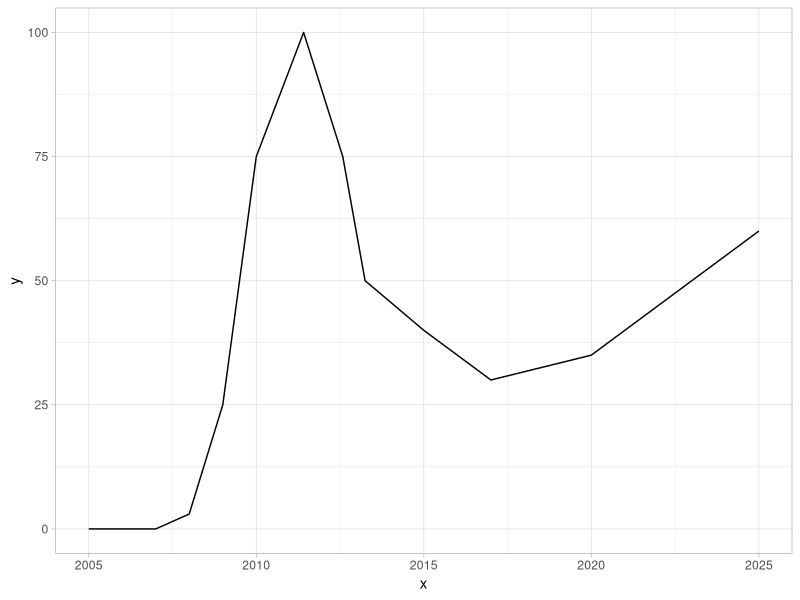

This figure's R source: (Note: this script raises an error after producing the figure.)
#hello world 
pkg <- c("gtrendsR", "reshape2", "ggplot2", "dplyr", "leaflet", "timetk", "forecast")

# check to see if packages are installed. Install them if they are not, then load them into the R session.
install_all_pkg <- function(pkg){
  new.pkg <- pkg[!(pkg %in% installed.packages()[, "Package"])]
  if (length(new.pkg)) 
    install.packages(new.pkg, dependencies = TRUE)
  sapply(pkg, require, character.only = TRUE)
}

install_all_pkg(pkg)


#hype cycle plot 
y <- c(0,0.5,3,25,75,100,75,50,40,30,35,60)
x <- c("2005-01-01","2007-01-01","2008-01-01","2009-01-01","2010-01-01","2011-06-01","2012-08-01","2013-04-01","2015-01-01","2017-01-01","2020-01-01","2025-01-01")

hype_cycle_data <- data_frame(x,y)
hype_cycle_data$x <- as.Date(x)
hype_cycle_data$y <- as.integer(y)

ggplot(hype_cycle_data, aes(x, y)) + 
  geom_line() + 
  theme_light()


set.seed(100)
#http://airccse.org/journal/ijmit/papers/7215ijmit01.pdf
#https://www.r-bloggers.com/analyzing-google-trends-data-in-r-2/
#https://www.r-bloggers.com/demo-week-time-series-machine-learning-with-timetk/ 

#cloud trend data
full_data_cloud <- gtrends("cloud computing", gprop = "web", time = "all", hl = "en-US")

#get interest over time data
google.trends_cloud <- full_data_cloud[[1]]
google.trends_cloud <- dcast(google.trends_cloud, date ~ keyword + geo, value.var = "hits")
colnames(google.trends_cloud) <- c("date", "cloud_computing_word")

sum(is.na(google.trends_cloud$cloud_computing_word))

#preprocessing (as cloud_computing_word is Characters)
google.trends_cloud$cloud_computing_word <- sapply(google.trends_cloud$cloud_computing_word, function(x) if(x == "<1"){x = "0"} else {x = x})
google.trends_cloud$cloud_computing_word <- as.integer(google.trends_cloud$cloud_computing_word)
#data viz Cloud dataset
ggplot(google.trends_cloud, aes(date, cloud_computing_word)) + 
  geom_line(color="red") + 
  scale_x_date(date_breaks = "1 year", date_labels = "%Y") + 
  theme_light()


#ML time series using timetk package

# test data 
google.trends_cloud_test <- google.trends_cloud[google.trends_cloud$date <= "2017-03-01",]

# We can quickly get a feel for the time series using tk_index() 
# to extract the index and tk_get_timeseries_summary() to retrieve summary information of the index
google.trends_cloud_test %>%
  tk_index() %>%
  tk_get_timeseries_summary() %>%
  glimpse()

# Augment (adds data frame columns)
# The tk_augment_timeseries_signature() function expands out the timestamp information column-wise 
# into a machine learning feature set, adding columns of time series information to the original data frame.
google.trends_cloud_tbl_test_aug <- tk_augment_timeseries_signature(google.trends_cloud_test)

# linear regression model used, but can use any model
fit_lm <- lm(cloud_computing_word ~ ., na.action = NULL, data = select(google.trends_cloud_tbl_test_aug, -c(date, diff)))
#fit_lm <- nls(cloud_computing_word ~ (year*a - month*b) -1, start=c(a=2004,b=1), na.action = NULL, data = select(google.trends_cloud_tbl_test_aug, -c(date, diff)))
#j <- ts(google.trends_cloud_test)
#fit_lm <- tslm(cloud_computing_word ~ trend, data = j)
coef(fit_lm)
# get correlation
paste0("Correlation: ",round(cor(google.trends_cloud_tbl_test_aug$cloud_computing_word,predict(fit_lm))*100,2),"%")

plot(fit_lm, las = 1)

# Retrieves the timestamp information
google.trends_cloud_test_idx <- tk_index(google.trends_cloud_test)

# Make a future index from the existing index with tk_make_future_timeseries. 
# The function internally checks the periodicity and returns the correct sequence
future_idx  <- tk_make_future_timeseries(google.trends_cloud_test_idx, n_future = 12)

future_idx2 <- tk_make_future_timeseries(google.trends_cloud_test_idx, n_future = 90)

# From the future index, use tk_get_timeseries_signature() to turn index into time signature data frame.
new_data_tbl  <- tk_get_timeseries_signature(future_idx)

new_data_tbl2 <- tk_get_timeseries_signature(future_idx2)

# Make predictions (actual)
pred <- predict(fit_lm, newdata = select(new_data_tbl, -c(index, diff)))

predictions_tbl_train <- tibble(
  date  = future_idx,
  value = pred/2
)
predictions_tbl_train

# Make predictions on 90 months 
pred2 <- predict(fit_lm, newdata = select(new_data_tbl2, -c(index, diff)))

predictions_tbl2_train <- tibble(
  date  = future_idx2,
  value = pred2/2
)
predictions_tbl2_train

actuals_tbl <- google.trends_cloud[google.trends_cloud$date > "2017-03-01" & google.trends_cloud$date <= "2018-03-01",]

# Plot Forecast
google.trends_cloud_test %>%
  ggplot(aes(x = date, y = cloud_computing_word)) +
  # Training data
  geom_point(aes(colour = "Past WEB trend")) +
  geom_point(color = "red") +
  # Predictions2
  geom_point(data = predictions_tbl2_train, aes(y = value, colour = "Trend prediction T+90 months")) +
  geom_point(data = predictions_tbl2_train, aes(y = value), color = "green") +
  # Predictions actual 
  geom_point(data = predictions_tbl_train, aes(y = value, colour = "Trend prediction T-oneYear")) +
  geom_point(data = predictions_tbl_train, aes(y = value), color = "blue") +
  # Real actuals
  geom_point(data = actuals_tbl, aes(colour = "Real trend T-oneYear")) +
  geom_point(data = actuals_tbl, color = "orange") +
  # Hype cycle modelling
  geom_line(data= hype_cycle_data, aes(x, y), color="black") +
  # Aesthetics
  #scale_x_date(date_breaks = "1 year", date_labels = "%Y") + 
  theme_light() +
  scale_colour_manual("", breaks = c("Past WEB trend",
                                     "Real trend T-oneYear",
                                     "Trend prediction T-oneYear",
                                     "Trend prediction T+90 months"), 
                          values = c("red",
                                     "orange",
                                     "blue",
                                     "green")
                      ) +
  labs(title = "Cloud computing WEB trend Forecast: Time Series Machine Learning",
       subtitle = "Using basic multivariate linear regression")


error_tbl <- left_join(actuals_tbl, predictions_tbl_train) %>%
  rename(actual = cloud_computing_word, pred = value) %>%
  mutate(
    error = actual - pred,
    error_pct = error / actual
  ) 

# Calculating test error metrics
test_residuals <- error_tbl$error
test_error_pct <- error_tbl$error_pct * 100 # Percentage error

# https://people.duke.edu/~rnau/compare.htm
me   <- mean(test_residuals, na.rm=TRUE)
# Mean squared error regression loss
rmse <- mean(test_residuals^2, na.rm=TRUE)^0.5
# Mean absolute error
mae  <- mean(abs(test_residuals), na.rm=TRUE)
# Mean absolute percentage error
mape <- mean(abs(test_error_pct), na.rm=TRUE)
# mean error
mpe  <- mean(test_error_pct, na.rm=TRUE)

tibble(me, rmse, mae, mape, mpe) %>% glimpse()



# Coerce
google.trends_cloud_xts <- tk_xts(google.trends_cloud_test) 
head(google.trends_cloud_xts)

tk_tbl(google.trends_cloud_xts, rename_index = "date")

# Coerce to ts
google.trends_cloud_ts <- tk_ts(google.trends_cloud_test, start = 2004, freq = 12)

tk_tbl(google.trends_cloud_ts, rename_index = "date")

# Check for timetk index. 
has_timetk_idx(google.trends_cloud_ts)

# If timetk_idx is present, can get original dates back 
tk_tbl(google.trends_cloud_ts, timetk_idx = TRUE, rename_index = "date")


# -----------------


#AI trend data
full_data_AI <- gtrends("artificial intelligence", gprop = "web", time = "all", hl = "en-US")

#get interest over time data
google.trends_AI <- full_data_AI[[1]]
google.trends_AI <- dcast(google.trends_AI, date ~ keyword + geo, value.var = "hits")
colnames(google.trends_AI) <- c("date", "ai_word")

#data viz Ai dataset
ggplot(google.trends_AI, aes(date, ai_word)) + geom_line(color="tomato") + theme_light() 


#data viz AI & Cloud correlated
ggplot(NULL) + 
  geom_line(data = google.trends_cloud, aes(date, cloud_computing_word, colour="cloud_computing")) +
  geom_line(data = google.trends_AI, aes(date, ai_word, colour="artificial_intelligence")) +
  scale_colour_manual("", breaks = c("cloud_computing", "artificial_intelligence"), values = c("blue", "red")) + 
  ggtitle("AI vs Cloud_computing trends") + 
  scale_x_date(date_breaks = "1 year", date_labels = "%Y") + 
  xlab("Date") + 
  ylab("Trend") +
  theme_light() 

#diff_data 
diff_data <- data.frame(google.trends_cloud$date, google.trends_cloud$cloud_computing_word, google.trends_AI$ai_word)
colnames(diff_data) <- c("date", "cloud", "ai")

periodOfAnalysis <- function(p1, p2){
  diff_data <- diff_data[diff_data$date >= p1 & diff_data$date <= p2,]
  
  return(
    ggplot(NULL) + 
      geom_line(data = diff_data, aes(date, cloud, colour = 'tech1')) +
      geom_line(data = diff_data, aes(date, ai, colour = 'tech2')) +
      scale_colour_manual("", breaks = c("tech1", "tech2"), values = c("red", "blue")) +
      theme_light() + 
      ggtitle("Tech1(arg1) vs Tech2(arg2)") +
      scale_x_date(date_breaks = "1 year", date_labels = "%Y") +
      xlab("Date") + 
      ylab("Trend")
  )
}

# comparing the tech
howsTheTrendiestTech <- function(tech1, tech2){
  
  tech1_sum <- sum(tech1)
  tech2_sum <- sum(tech2)
  
  if(tech1_sum > tech2_sum){
    return(print("the first arg is the trendiest"))
  } else {
    return(print("the second arg is the trendiest"))
  }
}

periodOfAnalysis("2004-01-01", "2010-01-01")
howsTheTrendiestTech(diff_data$cloud, diff_data$ai)


mean(google.trends_AI$ai_word)
mean(google.trends_cloud$cloud_computing_word)


#cloud computing analysis by country
google.trends_cloud_country <-  full_data_cloud[[2]]
google.trends_cloud_country <- dcast(google.trends_cloud_country, location ~ keyword + geo, value.var = "hits")
colnames(google.trends_cloud_country) <- c("location", "hits")

ggplot(google.trends_cloud_country, aes(x=reorder(location, hits), hits)) + 
  geom_bar(stat = "identity") + 
  ggtitle("Cloud Computing hits by country") + 
  xlab("Country") + 
  ylab("hits") + 
  coord_flip()


#cloud computing analysis by country
google.trends_AI_country <-  full_data_AI[[2]]
google.trends_AI_country <- dcast(google.trends_AI_country, location ~ keyword + geo, value.var = "hits")
colnames(google.trends_AI_country) <- c("location", "hits")

ggplot(google.trends_AI_country, aes(x=reorder(location, hits), hits)) + 
  geom_bar(stat = "identity") +
  ggtitle("AI hits by country") +
  xlab("Country") + 
  ylab("hits") + 
  coord_flip()


# on map
#google.trends_AI_country$ll.visited <- geocode(google.trends_AI_country$location)

#google.trends_AI_country$ll.visited[1]$lon <- as.numeric(google.trends_AI_country$ll.visited[1]$lon)
#google.trends_AI_country$ll.visited[2]$lat <- as.numeric(google.trends_AI_country$ll.visited[2]$lat)

#leaflet(google.trends_AI_country) %>% addTiles() %>%
#  addAwesomeMarkers(~google.trends_AI_country$ll.visited[1]$lon, google.trends_AI_country$ll.visited[2]$lat, popup= google.trends_AI_country$hits)



#Cloud computing data Web versus News 
full_data_cloud_WebvsNews <- gtrends("cloud computing", gprop = "news", time = "all", hl = "en-US")

google.trends_cloud_WebvsNews <- full_data_cloud_WebvsNews[[1]]
google.trends_cloud_WebvsNews <- dcast(google.trends_cloud_WebvsNews, date ~ keyword + geo, value.var = "hits")
colnames(google.trends_cloud_WebvsNews) <- c("date", "cloud_computing_word")

#preprocessing (as cloud_computing_word is Characters)
google.trends_cloud_WebvsNews$cloud_computing_word <- sapply(google.trends_cloud_WebvsNews$cloud_computing_word, function(x) if(x == "<1"){x = "0"} else {x = x})
google.trends_cloud_WebvsNews$cloud_computing_word <- as.integer(google.trends_cloud_WebvsNews$cloud_computing_word)

VSdata <- data.frame(google.trends_cloud_WebvsNews$date, google.trends_cloud_WebvsNews$cloud_computing_word, google.trends_cloud$cloud_computing_word)
colnames(VSdata) <- c("date","news","web")

for(i in 1:nrow(VSdata)){
  result <- print(mean(VSdata[i,2] + VSdata[i,3])/2)
  VSdata$mo[i] <- result
}

#data viz Cloud dataset
ggplot(NULL) + 
  geom_bar(data=VSdata, aes(date, news), stat = "identity", fill="slategray1") + 
  geom_line(data=VSdata, aes(date, web), color="slateblue4") +
  geom_line(data=VSdata, aes(date, mo), color="orange") +
  scale_x_date(date_breaks = "1 year", date_labels = "%Y") +
  labs(title = "Cloud computing trend Forecast: WEB vs NEWS") + 
  theme_light()


